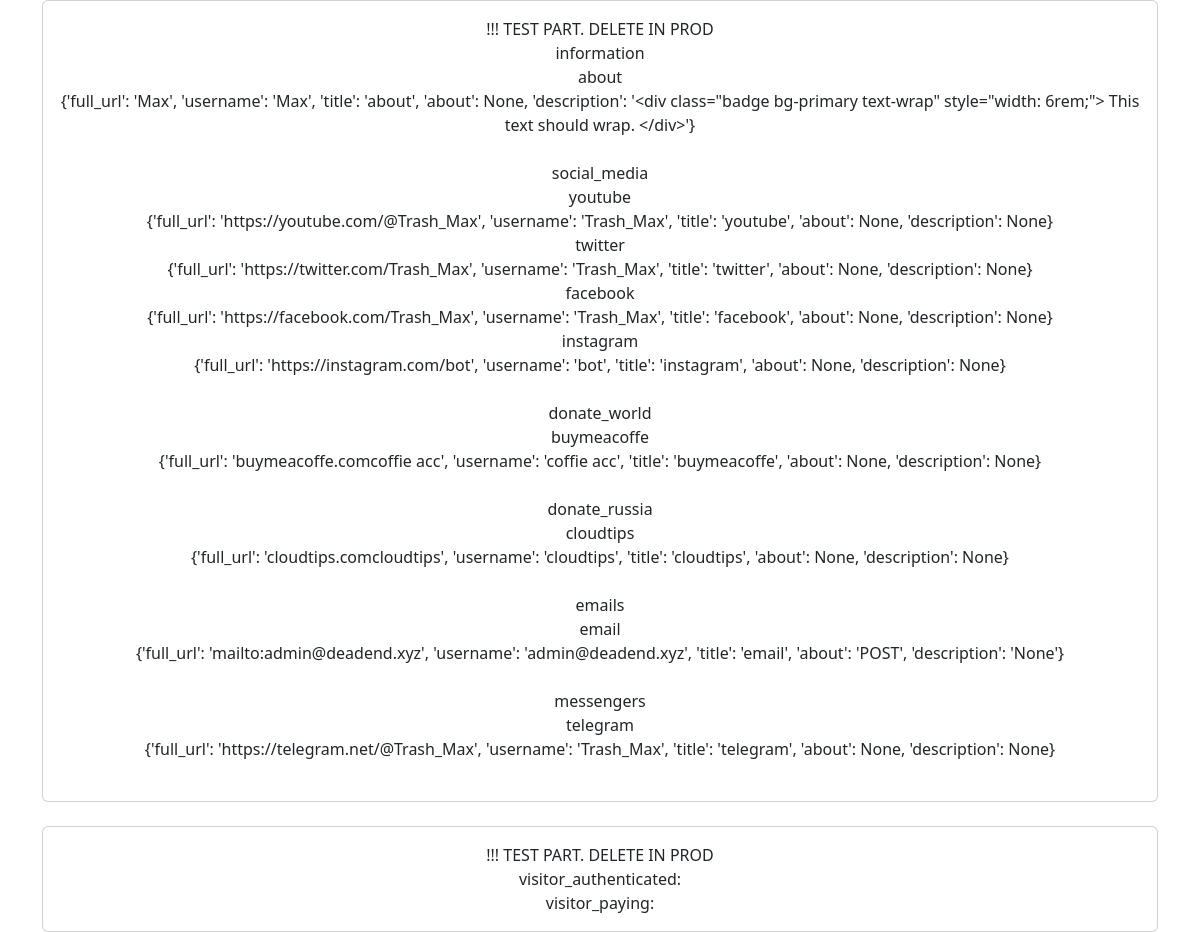
The page /api2/zlrlggces/ on the database as committed earlier.
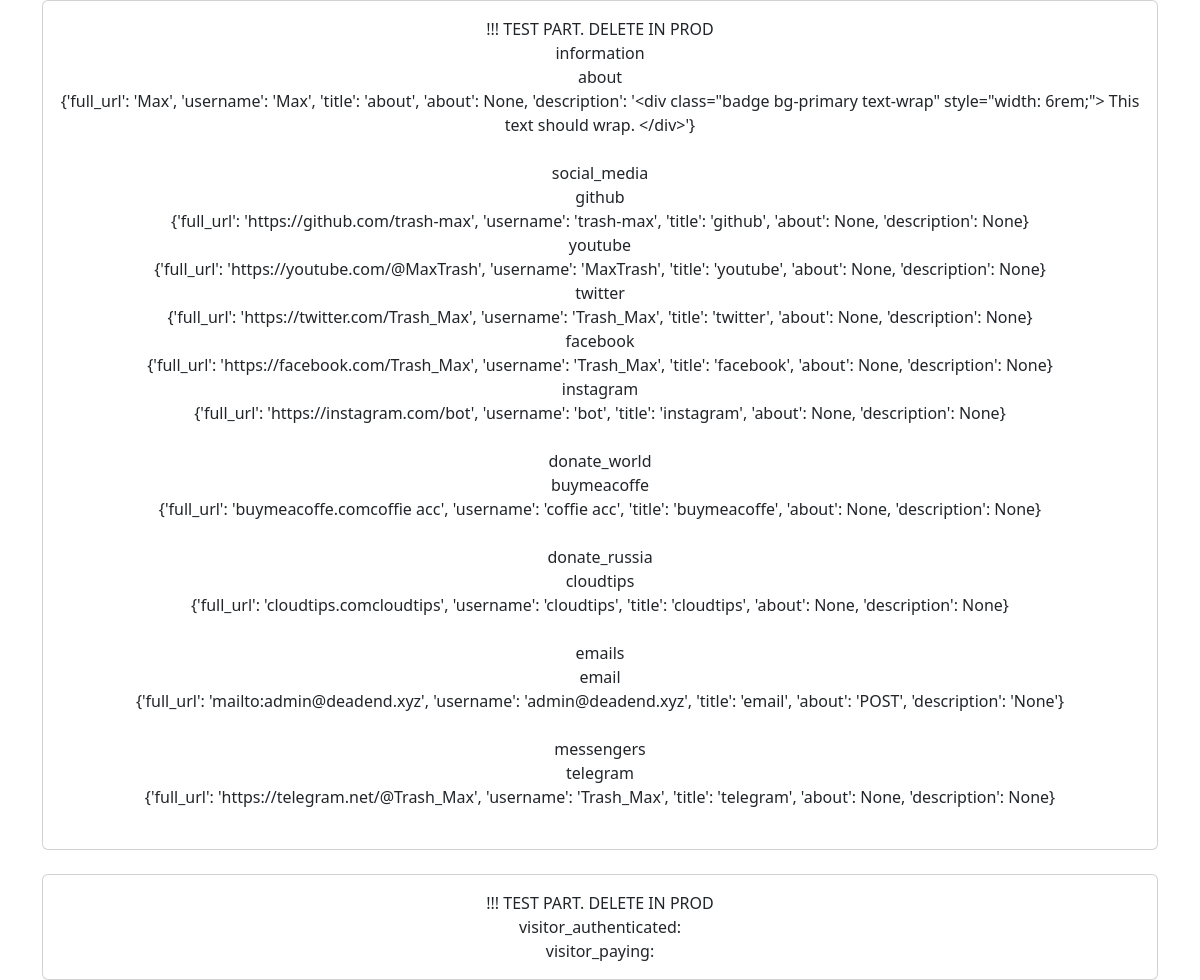
The same page on the database as committed later.
### app/models/links.py (models this page shows, shortened)
class SocialNetwork():
    id = db.Column(db.Integer, primary_key=True)
    username = db.Column(db.String(160))
    about = db.Column(db.String(32))
    network_name = db.Column(db.String(16))
    description = db.Column(db.String(255))
    def get_title(self):
        return self.network_name

class About(db.Model, SocialNetwork):
    links_id = db.Column(db.Integer, db.ForeignKey('links.id'))
    def __repr__(self) -> str:
        return f'<(about) User name: {self.username}>'

class Youtube(db.Model, SocialNetwork):
    links_id = db.Column(db.Integer, db.ForeignKey('links.id'))
    def __repr__(self) -> str:
        return f'<YouTube username: {self.username}>'

class Twitter(db.Model, SocialNetwork):
    links_id = db.Column(db.Integer, db.ForeignKey('links.id'))
    def __repr__(self) -> str:
        return f'<Twitter username: {self.username}>'

class Facebook(db.Model, SocialNetwork):
    links_id = db.Column(db.Integer, db.ForeignKey('links.id'))
    def __repr__(self) -> str:
        return f'<Facebook username: {self.username}>'

class Instagram(db.Model, SocialNetwork):
    links_id = db.Column(db.Integer, db.ForeignKey('links.id'))
    def __repr__(self) -> str:
        return f'<Instagram username: {self.username}>'

class Buymeacoffe(db.Model, SocialNetwork):
    links_id = db.Column(db.Integer, db.ForeignKey('links.id'))
    def __repr__(self) -> str:
        return f'<buymeacoffe username: {self.username}>'

class Cloudtips(db.Model, SocialNetwork):
    links_id = db.Column(db.Integer, db.ForeignKey('links.id'))
    def __repr__(self) -> str:
        return f'<cloudtips username: {self.username}>'

class Email(db.Model, SocialNetwork):
    links_id = db.Column(db.Integer, db.ForeignKey('links.id'))
    def __repr__(self) -> str:
        return f'<E-mail adress: {self.username}>'

class Telegram(db.Model, SocialNetwork):
    links_id = db.Column(db.Integer, db.ForeignKey('links.id'))
    def __repr__(self) -> str:
        return f'<telegram username: {self.username}>'

class Github(db.Model, SocialNetwork):
    links_id = db.Column(db.Integer, db.ForeignKey('links.id'))
    def __repr__(self) -> str:
        return f'<github username: {self.username}>'

### app/api2/routes.py (the view)
@bp.route('/<unique_link>/')
def short_list_of_links(unique_link):
    links_data = collect_links_data(unique_link)
    return render_template('api2/api2.html',
                           links_data=links_data,
                           )

### app/templates/api2/api2.html (shortened to what this page needs)
{% extends "base.html" %}
{% block content %}
<div class="card text-center">
  <div class="card-body">
    !!! TEST PART. DELETE IN PROD <br>
    {% for keys, data in links_data.items() %}
      {{ keys }} <br>
      {% for key, link in data.items() %}
      {{ key }} <br> {{ link }} <br>
      {% endfor %}
      <br>
    {% endfor %}
  </div>
</div>
<div class="card text-center">
  <div class="card-body">
    !!! TEST PART. DELETE IN PROD <br>
    visitor_authenticated: {{ visitor_authenticated }} <br>
    visitor_paying: {{ visitor_paying }} <br>
  </div>
</div>
{% endblock %}

### app/templates/base.html (shortened to what this page needs)
<!DOCTYPE html>
<html lang="en">
  <head>
    <link href="https://cdn.jsdelivr.net/npm/bootstrap@5.3.0-alpha1/dist/css/bootstrap.min.css" rel="stylesheet">
    <link rel="stylesheet" href="https://cdn.jsdelivr.net/npm/@tabler/icons@latest/iconfont/tabler-icons.min.css">
  </head>
  <body>
    <main>
      {% set icon_size = "24" %}
      {% set button_size = "6" %}
      {% if centered_view %}
        <div class="container position-absolute top-50 start-50 translate-middle">
      {% else %}
        <div class="container">
      {% endif %}
        {% block content %}
        {% endblock %}
        </div>
    </main>
</body>
</html>

Rows that differ between the two databases and show on the page:
added Github: network_name "github", link "{'full_url': 'https://github.com/trash-max', 'username': 'trash-max', 'title': 'github', 'about': None, 'description': None}"
changed Youtube "youtube": link "{'full_url': 'https://youtube.com/@Trash_Max', 'username': 'Trash_Max', 'title': 'youtube', 'about': None, 'description': None}" → "{'full_url': 'https://youtube.com/@MaxTrash', 'username': 'MaxTrash', 'title': 'youtube', 'about': None, 'description': None}"
